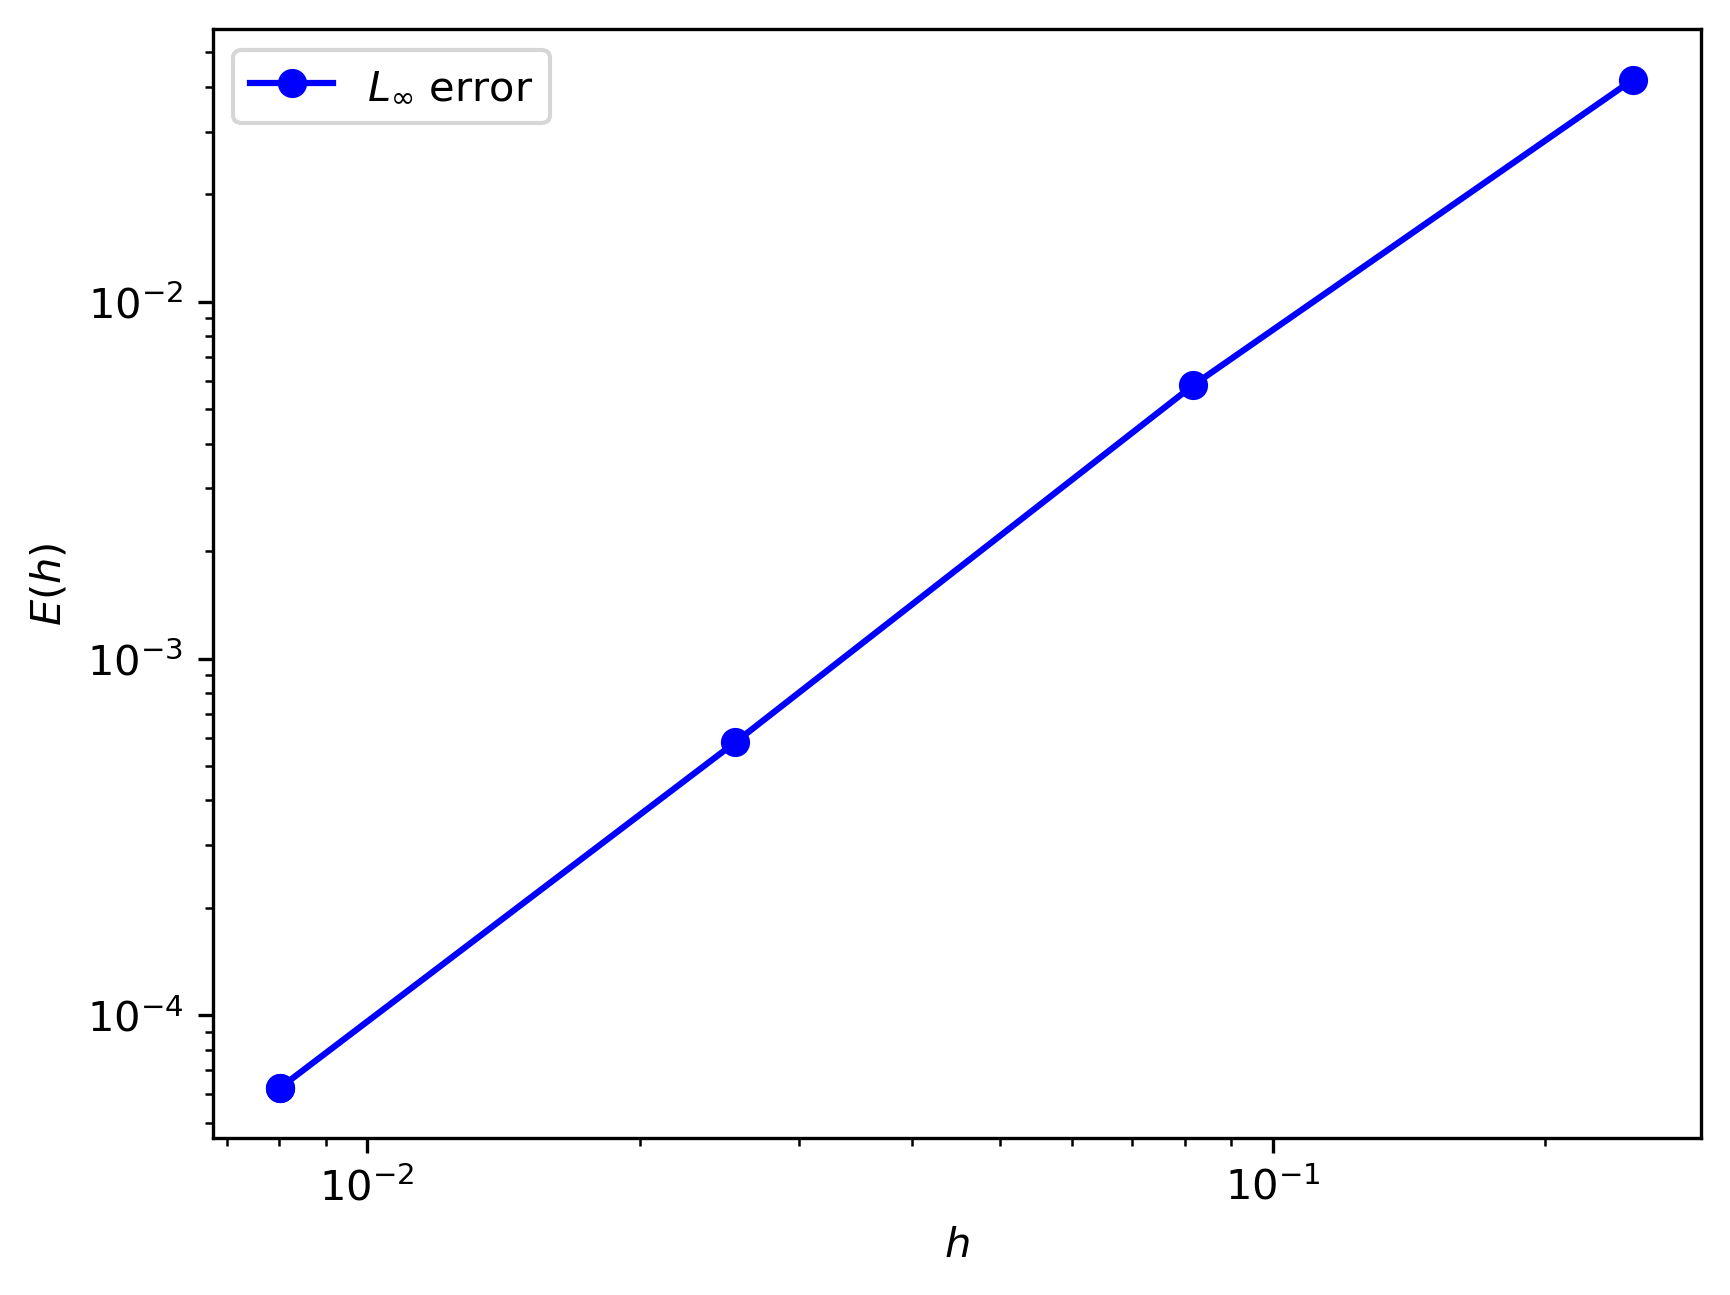

Write Python code to recreate this figure.
import numpy as np
import matplotlib.pyplot as plt
from math import log

def plot_convergence(h, error, filename):
    fig, ax = plt.subplots()
    ax.loglog(h, error, '-bo', label='$L_{\infty}$ error')
    ax.set_xlabel(r'$h$')
    ax.set_ylabel(r'$E(h)$')
    ax.legend()
    fig.savefig(filename, dpi=300, bbox_inches='tight')


def convergence_rate(error):
    return [(log(error[i-1]) - log(error[i])) / log(2) for i in range(1, np.size(error))]

# load h and error abs(p - pexact)
h, error = np.loadtxt("error.dat", unpack=True)

# plot convergence
plot_convergence(h, error, "error.png")

# calculate and print convergence rates
rates = convergence_rate(error)
print("Convergence rates:", rates)
